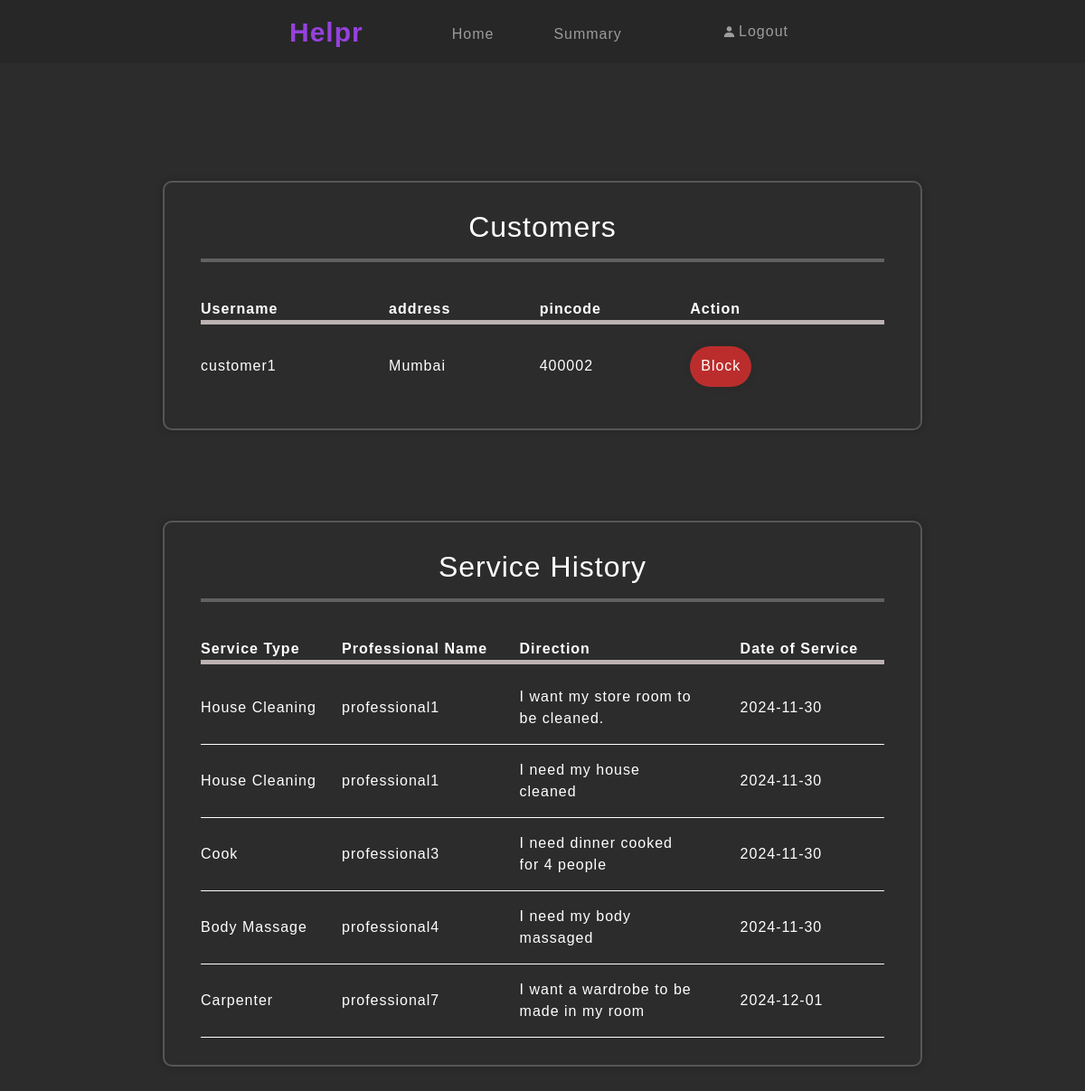
/admin_dashboard/review_customer/2 (signed in), run on the app's committed database.
### db.py (models this page shows)
class User(db.Model):
    _tablename_ = 'user'
    id = db.Column(db.Integer, primary_key=True)
    user_name = db.Column(db.String(80), unique=True, nullable=False)
    password = db.Column(db.String(80), nullable=False)
    name = db.Column(db.String(80), nullable=True)
    address = db.Column(db.String(120), nullable=True)
    pincode = db.Column(db.Integer, nullable=True)
    is_admin = db.Column(db.Boolean, default=False)
    is_professional = db.Column(db.Boolean, default=False)
    is_customer = db.Column(db.Boolean, default=False)
    is_approved = db.Column(db.Boolean, default=False)
    is_rejected = db.Column(db.Boolean, default=False)
    overall_rating = db.Column(db.Float, default=0.0)
    rating_count = db.Column(db.Integer, default=0)
    pro_file = db.Column(db.String(80), nullable=True)
    pro_experience = db.Column(db.String(120), nullable=True)
    service_id = db.Column(db.Integer, db.ForeignKey('services.id', ondelete="SET NULL"), nullable=True)
    service = db.relationship('Services', back_populates='professionals')
    customer_request = db.relationship('ServiceRequest', back_populates='customer', foreign_keys='ServiceRequest.customer_id')
    professional_request = db.relationship('ServiceRequest', back_populates='professional', foreign_keys='ServiceRequest.professional_id')

class ServiceRequest(db.Model):
    _tablename_ = 'service_request'
    id = db.Column(db.Integer, primary_key=True)
    request_type = db.Column(db.String(80), nullable=True) #private/public
    direction = db.Column(db.String(120), nullable=True)#Description of service
    status = db.Column(db.String(80), nullable=True)#pending/accepted/rejected/completed
    date_of_request = db.Column(db.Date, nullable=False, default=datetime.now().date())
    date_closed = db.Column(db.Date, nullable=True)
    rating_by_customer = db.Column(db.Float, default=0.0)
    review_by_customer = db.Column(db.String(120), nullable=True)
    service_id = db.Column(db.Integer, db.ForeignKey('services.id'), nullable=True)
    customer_id = db.Column(db.Integer, db.ForeignKey('user.id'), nullable=True)
    professional_id = db.Column(db.Integer, db.ForeignKey('user.id'), nullable=True)
    service = db.relationship('Services', back_populates='request')
    customer = db.relationship('User', back_populates='customer_request', foreign_keys=[customer_id])
    professional = db.relationship('User', back_populates='professional_request', foreign_keys=[professional_id])

class Services(db.Model):
    _tablename_ = 'services'
    id = db.Column(db.Integer, primary_key=True)
    service_name = db.Column(db.String(80), unique=True, nullable=False)
    description = db.Column(db.String(120), nullable=True)
    base_price = db.Column(db.Integer, nullable=True)
    time_duration = db.Column(db.String(80), nullable=True)
    professionals = db.relationship('User', back_populates='service', cascade="all, delete")
    request = db.relationship('ServiceRequest', back_populates='service', cascade="all, delete-orphan")

### app.py (the view)
@app.route('/admin_dashboard/review_customer/<int:customer_id>', methods=['GET', 'POST'])
def review_customer(customer_id):
    if not session.get('is_admin'):
        flash('Session over. Login to access this page.', 'danger')
        return redirect('/login')
    customer = User.query.get_or_404(customer_id)
    service_request = ServiceRequest.query.filter_by(customer_id=customer_id).all()
    services = Services.query.join(User).filter(User.is_approved == True).all()
    service_history = ServiceRequest.query.filter_by(customer_id=customer.id).all()
    return render_template('review_customer.html', customer=customer, service_request=service_request, services=services, service_history=service_history)

### templates/review_customer.html
{% extends "header.html" %} {% block remtitle %} - Admin dashboard{% endblock %}
{% block nav %}
<a class=" nav-link main-icon " href="/admin_dashboard" id="index">Helpr</a>
<div class="collapse navbar-collapse" id="navbarNavAltMarkup" style="padding-left: 90px; padding-top: 5PX;">
    <div class="navbar-nav" >
        <a class="nav-link wite" aria-current="page" href="/admin_dashboard" >Home</a>
    </div>
    <div class="navbar-nav" style="padding-left: 50px;">
        <a class="nav-link wite" aria-current="page" href="#" >Summary</a>
    </div>
</div>
<div class="navbar-nav wite">
    <a class="nav-link d-flex align-items-center" aria-current="page" href="/logout">
        <i class="bx bxs-user" style="margin-right: 2px; font-size: 15px"></i>
        Logout
    </a>
</div>
{% endblock %}
{% block content %}
<div class="wrapper4" style="margin-top: 200px;">
    <h2 style="text-align: center; color: white;">Customers</h2>
    <div>
        <hr style="border: 2px solid white; margin-bottom: 40px;">
    </div>
    <table class="table1 align-middle mb-0">
        <thead style="border-bottom: 5px solid rgb(189, 178, 178); ">
            <tr>
                <th>Username</th>
                <th>address</th>
                <th>pincode</th>
                <th>Action</th>
            </tr>
        </thead>
        <tr style="height: 10px;"></tr>
        <tbody>
                <tr>
                    <td class="py-3">{{ customer.user_name }}</a></td>
                    <td class="py-3">{{ customer.address }}</td>
                    <td class="py-3">{{ customer.pincode }}</td>
                    <td class="py-3 d-flex">
                        {% if customer.is_approved == False and customer.is_rejected == True %}
                            <a href="/admin_dashboard/unblock_customer/{{ customer.id }}" class="btn btn-custom-green" style="width: auto;">Unblock</a>
                        {% else %}
                            <a href="/admin_dashboard/block_customer/{{ customer.id }}" class="btn btn-custom-red" style="width: auto">Block</a>
                        {%  endif %}
                    </td>
                </tr>
        </tbody>
    </table>
</div>
<div class="wrapper4" style="margin-top: 100px;">
    <h2 style="text-align: center; color: white;">Service History</h2>
    <div>
        <hr style="border: 2px solid white; margin-bottom: 40px;">
    </div>
    <table class="table1 align-middle mb-0">
        <thead style="border-bottom: 5px solid rgb(189, 178, 178);">
            <tr>
                <th>Service Type</th>
                <th>Professional Name</th>
                <th>Direction</th>
                <th>Date of Service</th>
            </tr>
        </thead>
        <tr style="height: 10px;"></tr>
        <tbody>
            {% for request in service_history %}
                <tr style="border-bottom: 1px solid white;">
                    <td class="py-3">{{ request.service.service_name }}</td>
                    <td class="py-3 ">{{ request.professional.user_name }}</td>
                    <td class="py-3 description">{{ request.direction }}</td>
                    <td class="py-3">{{ request.date_of_request }}</td>
                </tr>
            {% endfor %}
        </tbody>
    </table>
</div>
{% endblock %}

### static/css/styles.css (style rules this page uses)
* { margin: 0; padding: 0; box-sizing: border-box; font-family: "fredoka", sans-serif; letter-spacing: 1px; }
.main-icon { color: #9541df; font-family: "Fredoka", sans-serif; font-optical-sizing: auto; font-size: 30px; font-weight: 700; font-style: normal; font-variation-settings:"wdth" 100; }
.wite { color: rgb(155, 155, 155) }
.btn-custom-red { background-color: rgb(187, 45, 45); font-family: "Fredoka", sans-serif; text-align: center }
.wrapper4 { width: 70%; background: transparent; border: 2px solid rgba(255, 255, 255, 0.2); box-shadow: 0 0 10px rgba(0, 0, 0, 0.2); border-radius: 10px; padding: 30px 40px; margin: auto auto 40px auto; }
.wrapper4 .btn { width: 100%; height: 45px; border: none; outline: none; border-radius: 40px; box-shadow: 0 0 10px rgba(0, 0, 0, 0.1); cursor: pointer; font-size: 16px; color: #fff; font-weight: 500; padding-top: 10px; margin-right: 20px; }
.table1 { width: 100%; vertical-align: top; background: transparent; color: rgb(255, 255, 255); }
.description { word-wrap: break-word; white-space: normal; max-width: 200px; max-height: 100px; overflow-y: auto; overflow-x: hidden; padding: 0 50px 0 0; }

### data on the page
User: user_name "customer1", address "Mumbai", pincode "400002"
ServiceRequest: service.service_name "House Cleaning", professional.user_name "professional1", direction "I want my store room to be cleaned.", date_of_request "2024-11-30"
ServiceRequest: service.service_name "House Cleaning", professional.user_name "professional1", direction "I need my house cleaned", date_of_request "2024-11-30"
ServiceRequest: service.service_name "Cook", professional.user_name "professional3", direction "I need dinner cooked for 4 people", date_of_request "2024-11-30"
ServiceRequest: service.service_name "Body Massage", professional.user_name "professional4", direction "I need my body massaged", date_of_request "2024-11-30"
ServiceRequest: service.service_name "Carpenter", professional.user_name "professional7", direction "I want a wardrobe to be made in my room", date_of_request "2024-12-01"
